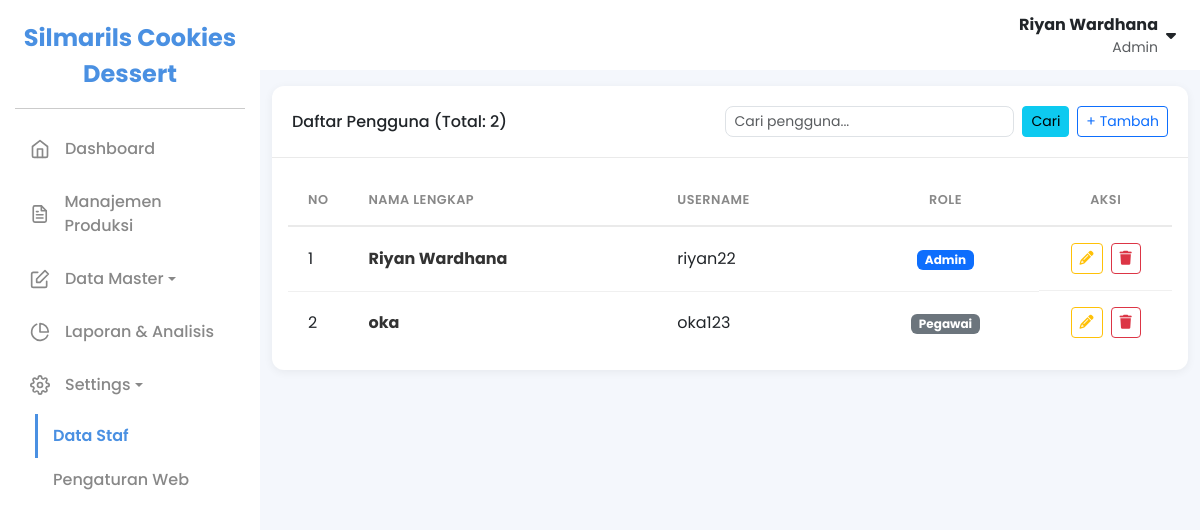
The page /index.php?page=pengguna (signed in) on the database its author committed.
### tables this page shows
CREATE TABLE `pengguna` (
  `id_pengguna` int NOT NULL,
  `nama_lengkap` varchar(100) NOT NULL,
  `username` varchar(50) NOT NULL,
  `password` varchar(255) NOT NULL,
  `role` enum('Admin','Pegawai') NOT NULL
);

### core/functions.php (called while the page is built, shortened)
<?php
function base_url($path = '')
{
            $protocol = isset($_SERVER['HTTPS']) && $_SERVER['HTTPS'] === 'on' ? "https" : "http";
            $host = $_SERVER['HTTP_HOST'];
            $script_name = str_replace('\\', '/', dirname($_SERVER['SCRIPT_NAME']));
            $project_root = rtrim($script_name, '/');
            $url = "$protocol://$host" . rtrim($project_root, '/') . '/' . ltrim($path, '/');
            return $url;
}

### pages/pengguna.php (the view, shortened to what this page needs)
<?php
$search_term = isset($_GET['q']) ? trim($_GET['q']) : '';
$limit = 20;
$page = isset($_GET['p']) ? (int)$_GET['p'] : 1;
$offset = ($page - 1) * $limit;
$count_sql = "SELECT COUNT(id_pengguna) FROM pengguna";
$params = [];
$stmt_count = $pdo->prepare($count_sql);
$stmt_count->execute($params);
$total_records = $stmt_count->fetchColumn();
$data_sql = "SELECT id_pengguna, nama_lengkap, username, role FROM pengguna";
$data_sql .= " ORDER BY id_pengguna ASC LIMIT ? OFFSET ?";
$params[] = $limit;
$params[] = $offset;
$stmt = $pdo->prepare($data_sql);
$stmt->bindValue(count($params) - 1, $limit, PDO::PARAM_INT);
$stmt->bindValue(count($params), $offset, PDO::PARAM_INT);
$stmt->execute();
$users = $stmt->fetchAll(PDO::FETCH_ASSOC);
$nomor = ($page - 1) * $limit + 1;
?>
<div class="container-fluid py-3">
            <div class="card">
                        <div class="card-header d-flex flex-wrap align-items-center justify-content-between">
                                    <h6 class="m-0">Daftar Pengguna (Total: <?php echo $total_records; ?>)</h6>
                                    <div class="d-flex flex-wrap align-items-center">
                                                <form method="GET" class="d-flex me-2">
                                                            <input type="text" name="q" class="form-control form-control-sm" placeholder="Cari pengguna..." value="<?php echo htmlspecialchars($search_term); ?>">
                                                            <button type="submit" class="btn btn-sm btn-info ms-2">Cari</button>
                                                </form>
                                                <a href="<?php echo base_url('index.php?page=pengguna_form'); ?>" class="btn btn-outline-primary btn-sm">+ Tambah</a>
                                    </div>
                        </div>
                        <div class="card-body">
                                    <div class="table-responsive">
                                                <table class="table-modern">
                                                            <thead>
                                                                        <tr>
                                                                                    <th style="width: 5%;">No</th>
                                                                                    <th>Nama Lengkap</th>
                                                                                    <th>Username</th>
                                                                                    <th class="text-center">Role</th>
                                                                                    <th class="text-center" style="width: 15%;">Aksi</th>
                                                                        </tr>
                                                            </thead>
                                                            <tbody>
                                                                        <?php if (empty($users)): ?>
                                                                                    <tr>
                                                                                                <td colspan="5" class="text-center bg-light p-5">Tidak ada pengguna yang cocok dengan kriteria.</td>
                                                                                    </tr>
                                                                        <?php else: ?>
                                                                                    <?php foreach ($users as $user): ?>
                                                                                                <tr>
                                                                                                            <td><?php echo $nomor++; ?></td>
                                                                                                            <td>
                                                                                                                        <div class="fw-bold"><?php echo htmlspecialchars($user['nama_lengkap']); ?></div>
                                                                                                            </td>
                                                                                                            <td><?php echo htmlspecialchars($user['username']); ?></td>
                                                                                                            <td class="text-center">
                                                                                                                        <?php
                                                                                                                        if ($user['role'] == 'Admin') {
                                                                                                                                    $badge_class = 'bg-primary';
                                                                                                                        } else {
                                                                                                                                    $badge_class = 'bg-secondary';
                                                                                                                        }
                                                                                                                        ?>
                                                                                                                        <span class="badge <?php echo $badge_class; ?>"><?php echo $user['role']; ?></span>
                                                                                                            </td>
                                                                                                            <td class="d-flex justify-content-center gap-2">
                                                                                                                        <a href="<?php echo base_url('index.php?page=pengguna_form&id=' . $user['id_pengguna']); ?>" class="btn btn-outline-warning btn-sm"><i class="fa-solid fa-pencil"></i></a>
                                                                                                                        <a href="<?php echo base_url('index.php?page=pengguna_hapus&id=' . $user['id_pengguna']); ?>" class="btn btn-outline-danger btn-sm" onclick="return confirm('Anda yakin?');"><i class="fa-solid fa-trash"></i></a>
                                                                                                            </td>
                                                                                                </tr>
                                                                                    <?php endforeach; ?>
                                                                        <?php endif; ?>
                                                            </tbody>
                                                </table>
                                    </div>
                        </div>
            </div>
</div>

### assets/css/style.css (style rules this page uses)
:root { --primary-color: #4a90e2; --sidebar-bg: #ffffff; --body-bg: #f4f7fc; --card-bg: #ffffff; --text-color: #333333; --text-muted: #888888; --sidebar-width: 260px; --border-radius: 12px; --shadow: 0 4px 20px rgba(0, 0, 0, 0.05); --shadow: 0 2px 10px rgba(0, 0, 0, 0.06); }
body { background-color: var(--body-bg); font-family: "Poppins", sans-serif; color: var(--text-color); }
.card { border: none; border-radius: var(--border-radius); box-shadow: var(--shadow); margin-bottom: 1.5rem; }
.card-header { background-color: transparent; border-bottom: 1px solid #eaeaea; padding: 1.25rem; font-weight: 600; }
.form-control { border-radius: 8px; }
.table-modern { width: 100%; }
.table-modern thead th { border: none; border-bottom: 2px solid #eaeaea; text-transform: uppercase; color: var(--text-muted); font-size: 0.8rem; font-weight: 600; letter-spacing: 0.5px; padding: 1rem 1.25rem; text-align: left; }
.table-modern tbody td { border: none; border-bottom: 1px solid #f0f0f0; padding: 1rem 1.25rem; vertical-align: middle; }
.table-modern tbody tr:last-child td { border-bottom: none; }
.table-modern .fw-bold { color: var(--text-color); }

### rows shown on the page
pengguna: nama_lengkap "Riyan Wardhana", username "riyan22", role "Admin"
pengguna: nama_lengkap "oka", username "oka123", role "Pegawai"

### other values the page prints
$settings['nama_website'] "Silmarils Cookies Dessert"
$_SESSION['nama_lengkap'] "Riyan Wardhana"
$_SESSION['role'] "Admin"
$total_records "2"
